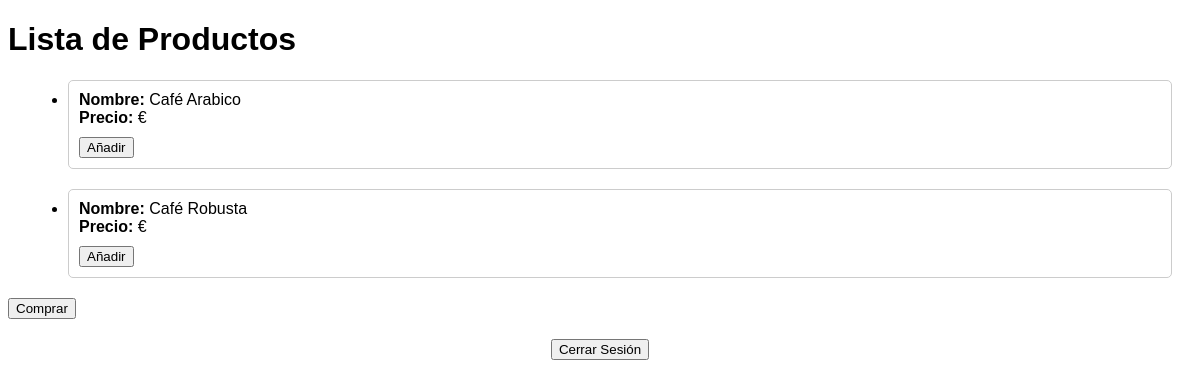
Page /Vista/productos.php on the earlier database version.
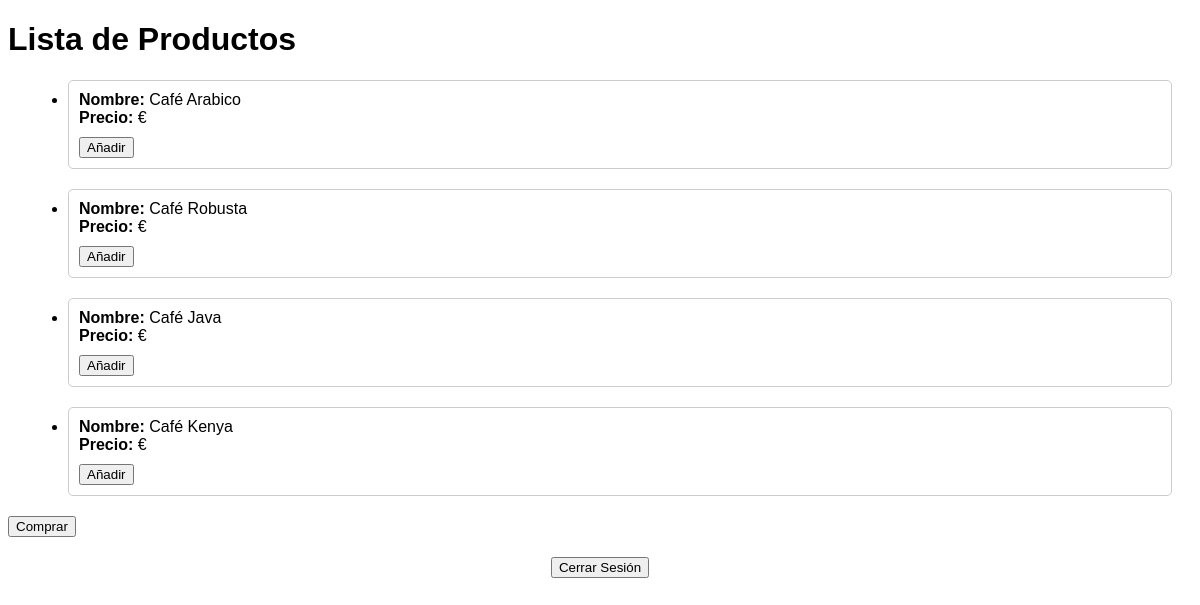
Same page on the later database version.
### tables this page shows
CREATE TABLE
IF NOT EXISTS producto
(
    id_producto CHAR
(9) PRIMARY KEY,
    nombre VARCHAR
(255) NOT NULL,
    precio_ud DECIMAL
(10, 2) NOT NULL,
    imagen VARCHAR
(255)
);

### Modelo/Producto.php (called while the page is built, shortened)
<?php
class Producto
{
    public static function listarProductos()
    {
        $conexionBD = Algrano::conectarAlgranoMySQLi();
        $productos = [];
        $consultaBusquedaProductos = $conexionBD->prepare('SELECT * FROM producto');
        if ($consultaBusquedaProductos->execute()) {
            $productos = $consultaBusquedaProductos->get_result()->fetch_all(MYSQLI_ASSOC);
        }
        return $productos;
    }
}
?>

### Vista/productos.php (the view, shortened to what this page needs)
<?php
require_once '../Modelo/Producto.php';
$productos = Producto::listarProductos();
?>
<!DOCTYPE html>
<html>
<head>
</head>
<body>
    <h1>Lista de Productos</h1>
    <div id='productos'>
        <ul>
            <?php foreach ($productos as $producto) { ?>
                <li class="producto-item">
                    <label>Nombre:</label> <?php echo $producto['nombre']; ?><br>
                    <label>Precio:</label> <?php echo $producto['precioUnitario']; ?> €<br>
                    <form action="" method="post" class="botones">
                        <button type="submit" name="enviar">Añadir</button>
                    </form>
                </li>
            <?php } ?>
        </ul>
    </div>
    <form method="post">
        <button type='submit' name='comprar'>Comprar</button>
    </form>
    <footer>
        <form method='post' action=''>
            <div class='desconexion'>
                <input type='submit' name='logoff' value='Cerrar Sesión'>
            </div>
        </form>
    </footer>
</body>
</html>

### Vista/productos.php (style rules this page uses)
body { font-family: Arial, sans-serif; }
#productos { margin: 20px; }
.producto-item { margin-bottom: 20px; border: 1px solid #ccc; padding: 10px; border-radius: 5px; }
.producto-item label { font-weight: bold; }
.botones { margin-top: 10px; }
footer { margin-top: 20px; text-align: center; }

Differences in the rows shown:
added producto: nombre "Café Java"
added producto: nombre "Café Kenya"
